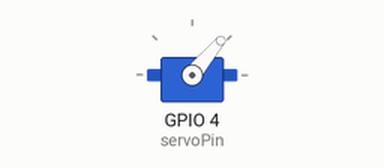
Simulated run of this sketch. Board: ESP32. Parts: servo.

Above: at 1.05 s.
At 9.0 s:
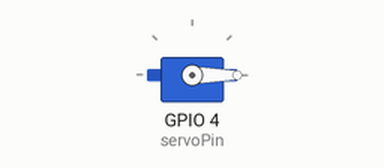
Timing chart, 0 to 11.4 s (numbered marks = the images above):
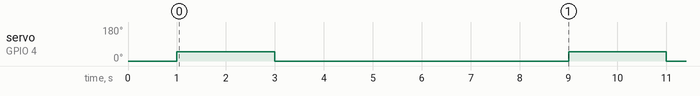

The sketch:

servo.ino
```cpp
#include <ESP32Servo.h>
Servo myservo;  // create servo object to control a servo
// 16 servo objects can be created on the ESP32
int pos = 0;  // variable to store the servo position
int servoPin = 4;
void setup() {
  // Allow allocation of all timers
  ESP32PWM::allocateTimer(0);
  ESP32PWM::allocateTimer(1);
  ESP32PWM::allocateTimer(2);
  ESP32PWM::allocateTimer(3);
  myservo.setPeriodHertz(50);  // standard 50 hz servo
  myservo.attach(servoPin, 500, 2500);
  myservo.write(pos);
  delay(1000);
}
void loop() {
  //电压一定要为5v，不然带不动
  myservo.write(50); //180角度时要持续输出pwm脉冲，不稳定
  delay(2000);
  myservo.write(0);
  delay(6000);  // tell servo to go to position in variable 'pos' 0角度时稳定

}
```

Measured:
- by itself, servo on GPIO 4 (servoPin): alternates 50° for 2.0 s and 0° for 6.0 s
